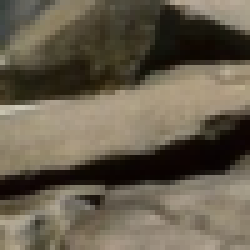
#> input picture EDSR-Tensorflow/lr0.png, 50 x 50 px, given in place of 10.png, which was not available (shown 5 times larger)
$ python Retinex_MSR.py EDSR-Tensorflow/lr0.png
#> lines starting #> are read from the running program, lines starting #| are printed output that depends on the picture; pictures that were not available may be replaced by others from this repository, and a replacement may not be noted
import numpy as np
import cv2

import os
import sys
path = os.path.abspath(os.path.dirname(sys.argv[0]))

def replaceZeroes(data):
    min_nonzero = min(data[np.nonzero(data)])
    data[data == 0] = min_nonzero
    return data


def MSR(img, scales):
    weight = 1 / 3.0
    scales_size = len(scales)
    h, w = img.shape[:2]
    log_R = np.zeros((h, w), dtype=np.float32)

    for i in range(scales_size):
        img = replaceZeroes(img)
        L_blur = cv2.GaussianBlur(img, (scales[i], scales[i]), 0)
        L_blur = replaceZeroes(L_blur)
        dst_Img = cv2.log(img/255.0)
        dst_Lblur = cv2.log(L_blur/255.0)
        dst_Ixl = cv2.multiply(dst_Img, dst_Lblur)
        log_R += weight * cv2.subtract(dst_Img, dst_Ixl)

    dst_R = cv2.normalize(log_R,None, 0, 255, cv2.NORM_MINMAX)
    log_uint8 = cv2.convertScaleAbs(dst_R)
    return log_uint8


if __name__ == '__main__':
    img = path+'./img/10.png'
    scales = [15,101,301]  # [3,5,9]  #看不出效果有什么差别
    src_img = cv2.imread(img)
#> src_img is the input picture: shape (50, 50, 3); mean B, G, R 77.4, 93.8, 102.7
    b_gray, g_gray, r_gray = cv2.split(src_img)
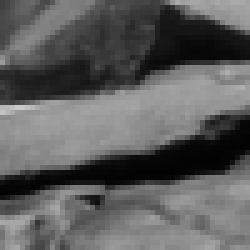
#> g_gray: shape (50, 50) (shown 5 times larger); min 1, max 200, mean 93.8
    b_gray = MSR(b_gray, scales)
#> the loop in MSR, `for i in range(scales_size):` made 3 passes
#> pass 1, in MSR, `dst_Lblur = cv2.log(L_blur/255.0)`:
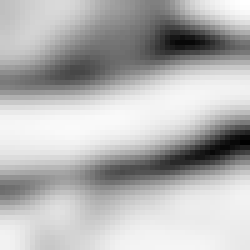
#> dst_Lblur: shape (50, 50) float64 (shown 5 times larger); min -2.98, max -0.643, mean -1.32; drawn with min black and max white
#> after the loop in MSR, `for i in range(scales_size):`:
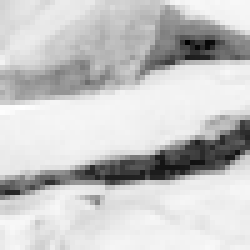
#> log_R: shape (50, 50) float32 (shown 5 times larger); min -15.61, max -0.701, mean -3.89; drawn with min black and max white
    g_gray = MSR(g_gray, scales)
#> the loop in MSR (call 2), `for i in range(scales_size):` made 3 passes
#> pass 1, in MSR (call 2), `L_blur = cv2.GaussianBlur(img, (scales[i], scales[i]), 0)`:
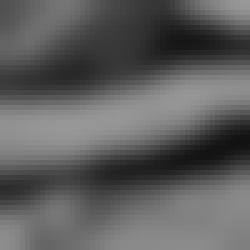
#> L_blur: shape (50, 50) (shown 5 times larger); min 18, max 152, mean 93.6
    r_gray = MSR(r_gray, scales)
#> the loop in MSR (call 3), `for i in range(scales_size):` made 3 passes
#> pass 1, in MSR (call 3), `dst_Ixl = cv2.multiply(dst_Img, dst_Lblur)`:
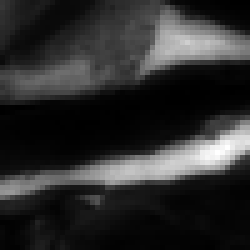
#> dst_Ixl: shape (50, 50) float64 (shown 5 times larger); min 0.148, max 7.77, mean 1.51; drawn with min black and max white
#> after the loop in MSR (call 3), `for i in range(scales_size):`:
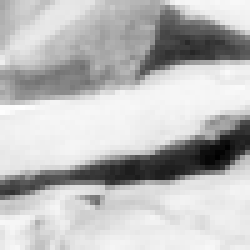
#> log_R: shape (50, 50) float32 (shown 5 times larger); min -8.05, max -0.411, mean -2.38; drawn with min black and max white
    result = cv2.merge([b_gray, g_gray, r_gray])
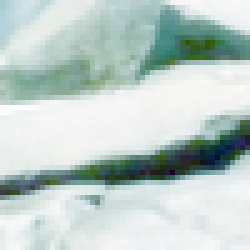
#> result: shape (50, 50, 3) (shown 5 times larger); mean B, G, R 200.5, 204.8, 189.2

    cv2.imshow('img',src_img)
    cv2.imshow('MSR_result',result)
    cv2.waitKey(0)
    cv2.destroyAllWindows()

$ run again, on SRGAN/before.png
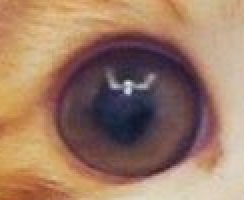
#> input picture SRGAN/before.png, 122 x 100 px, given in place of 10.png, which was not available (shown 2 times larger)
#> src_img is the input picture: shape (100, 122, 3); mean B, G, R 101.5, 121.6, 156.1
#> the loop in MSR, `for i in range(scales_size):` made 3 passes
#> the loop in MSR (call 2), `for i in range(scales_size):` made 3 passes
#> after the loop in MSR (call 2), `for i in range(scales_size):`:
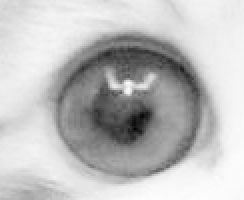
#> log_R: shape (100, 122) float32 (shown 2 times larger); min -6.14, max -0.204, mean -1.71; drawn with min black and max white
#> `result = cv2.merge([b_gray, g_gray, r_gray])`:
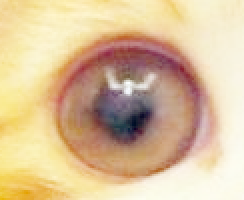
#> result: shape (100, 122, 3) (shown 2 times larger); mean B, G, R 153.1, 190.3, 217.8
